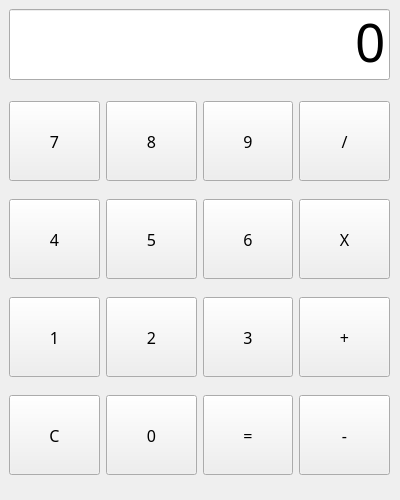
<?xml version="1.0" encoding="UTF-8"?>
<ui version="4.0">
 <class>Form</class>
 <widget class="QWidget" name="Form">
  <property name="geometry">
   <rect>
    <x>0</x>
    <y>0</y>
    <width>400</width>
    <height>500</height>
   </rect>
  </property>
  <property name="windowTitle">
   <string>Form</string>
  </property>
  <widget class="QWidget" name="verticalLayoutWidget">
   <property name="geometry">
    <rect>
     <x>9</x>
     <y>9</y>
     <width>381</width>
     <height>71</height>
    </rect>
   </property>
   <layout class="QVBoxLayout" name="verticalLayout">
    <item>
     <widget class="QLineEdit" name="txt_view">
      <property name="font">
       <font>
        <family>나눔고딕</family>
        <pointsize>40</pointsize>
       </font>
      </property>
      <property name="text">
       <string>0</string>
      </property>
      <property name="alignment">
       <set>Qt::AlignBottom|Qt::AlignRight|Qt::AlignTrailing</set>
      </property>
     </widget>
    </item>
   </layout>
  </widget>
  <widget class="QWidget" name="gridLayoutWidget">
   <property name="geometry">
    <rect>
     <x>9</x>
     <y>89</y>
     <width>381</width>
     <height>401</height>
    </rect>
   </property>
   <layout class="QGridLayout" name="gridLayout">
    <item row="1" column="3">
     <widget class="QPushButton" name="btn_multipy">
      <property name="minimumSize">
       <size>
        <width>0</width>
        <height>80</height>
       </size>
      </property>
      <property name="font">
       <font>
        <family>나눔고딕</family>
        <pointsize>12</pointsize>
       </font>
      </property>
      <property name="text">
       <string>X</string>
      </property>
     </widget>
    </item>
    <item row="2" column="2">
     <widget class="QPushButton" name="btn_number3">
      <property name="minimumSize">
       <size>
        <width>0</width>
        <height>80</height>
       </size>
      </property>
      <property name="font">
       <font>
        <family>나눔고딕</family>
        <pointsize>12</pointsize>
       </font>
      </property>
      <property name="text">
       <string>3</string>
      </property>
     </widget>
    </item>
    <item row="2" column="3">
     <widget class="QPushButton" name="btn_add">
      <property name="minimumSize">
       <size>
        <width>0</width>
        <height>80</height>
       </size>
      </property>
      <property name="font">
       <font>
        <family>나눔고딕</family>
        <pointsize>12</pointsize>
       </font>
      </property>
      <property name="text">
       <string>+</string>
      </property>
     </widget>
    </item>
    <item row="1" column="0">
     <widget class="QPushButton" name="btn_number4">
      <property name="minimumSize">
       <size>
        <width>0</width>
        <height>80</height>
       </size>
      </property>
      <property name="font">
       <font>
        <family>나눔고딕</family>
        <pointsize>12</pointsize>
       </font>
      </property>
      <property name="text">
       <string>4</string>
      </property>
     </widget>
    </item>
    <item row="0" column="1">
     <widget class="QPushButton" name="btn_number8">
      <property name="minimumSize">
       <size>
        <width>0</width>
        <height>80</height>
       </size>
      </property>
      <property name="font">
       <font>
        <family>나눔고딕</family>
        <pointsize>12</pointsize>
       </font>
      </property>
      <property name="text">
       <string>8</string>
      </property>
     </widget>
    </item>
    <item row="0" column="2">
     <widget class="QPushButton" name="btn_number9">
      <property name="minimumSize">
       <size>
        <width>0</width>
        <height>80</height>
       </size>
      </property>
      <property name="font">
       <font>
        <family>나눔고딕</family>
        <pointsize>12</pointsize>
       </font>
      </property>
      <property name="text">
       <string>9</string>
      </property>
     </widget>
    </item>
    <item row="2" column="0">
     <widget class="QPushButton" name="btn_number1">
      <property name="minimumSize">
       <size>
        <width>0</width>
        <height>80</height>
       </size>
      </property>
      <property name="font">
       <font>
        <family>나눔고딕</family>
        <pointsize>12</pointsize>
       </font>
      </property>
      <property name="text">
       <string>1</string>
      </property>
     </widget>
    </item>
    <item row="0" column="3">
     <widget class="QPushButton" name="btn_divide">
      <property name="minimumSize">
       <size>
        <width>0</width>
        <height>80</height>
       </size>
      </property>
      <property name="font">
       <font>
        <family>나눔고딕</family>
        <pointsize>12</pointsize>
       </font>
      </property>
      <property name="text">
       <string>/</string>
      </property>
     </widget>
    </item>
    <item row="1" column="2">
     <widget class="QPushButton" name="btn_number6">
      <property name="minimumSize">
       <size>
        <width>0</width>
        <height>80</height>
       </size>
      </property>
      <property name="font">
       <font>
        <family>나눔고딕</family>
        <pointsize>12</pointsize>
       </font>
      </property>
      <property name="text">
       <string>6</string>
      </property>
     </widget>
    </item>
    <item row="3" column="0">
     <widget class="QPushButton" name="btn_C">
      <property name="minimumSize">
       <size>
        <width>0</width>
        <height>80</height>
       </size>
      </property>
      <property name="font">
       <font>
        <family>나눔고딕</family>
        <pointsize>12</pointsize>
       </font>
      </property>
      <property name="text">
       <string>C</string>
      </property>
     </widget>
    </item>
    <item row="2" column="1">
     <widget class="QPushButton" name="btn_number2">
      <property name="minimumSize">
       <size>
        <width>0</width>
        <height>80</height>
       </size>
      </property>
      <property name="font">
       <font>
        <family>나눔고딕</family>
        <pointsize>12</pointsize>
       </font>
      </property>
      <property name="text">
       <string>2</string>
      </property>
     </widget>
    </item>
    <item row="3" column="1">
     <widget class="QPushButton" name="btn_number0">
      <property name="minimumSize">
       <size>
        <width>0</width>
        <height>80</height>
       </size>
      </property>
      <property name="font">
       <font>
        <family>나눔고딕</family>
        <pointsize>12</pointsize>
       </font>
      </property>
      <property name="text">
       <string>0</string>
      </property>
     </widget>
    </item>
    <item row="0" column="0">
     <widget class="QPushButton" name="btn_number7">
      <property name="minimumSize">
       <size>
        <width>0</width>
        <height>80</height>
       </size>
      </property>
      <property name="font">
       <font>
        <family>나눔고딕</family>
        <pointsize>12</pointsize>
       </font>
      </property>
      <property name="text">
       <string>7</string>
      </property>
     </widget>
    </item>
    <item row="1" column="1">
     <widget class="QPushButton" name="btn_number5">
      <property name="minimumSize">
       <size>
        <width>0</width>
        <height>80</height>
       </size>
      </property>
      <property name="font">
       <font>
        <family>나눔고딕</family>
        <pointsize>12</pointsize>
       </font>
      </property>
      <property name="text">
       <string>5</string>
      </property>
     </widget>
    </item>
    <item row="3" column="2">
     <widget class="QPushButton" name="btn_result">
      <property name="minimumSize">
       <size>
        <width>0</width>
        <height>80</height>
       </size>
      </property>
      <property name="font">
       <font>
        <family>나눔고딕</family>
        <pointsize>12</pointsize>
       </font>
      </property>
      <property name="text">
       <string>=</string>
      </property>
     </widget>
    </item>
    <item row="3" column="3">
     <widget class="QPushButton" name="btn_minus">
      <property name="minimumSize">
       <size>
        <width>0</width>
        <height>80</height>
       </size>
      </property>
      <property name="font">
       <font>
        <family>나눔고딕</family>
        <pointsize>12</pointsize>
       </font>
      </property>
      <property name="text">
       <string>-</string>
      </property>
     </widget>
    </item>
   </layout>
  </widget>
 </widget>
 <resources/>
 <connections/>
</ui>
